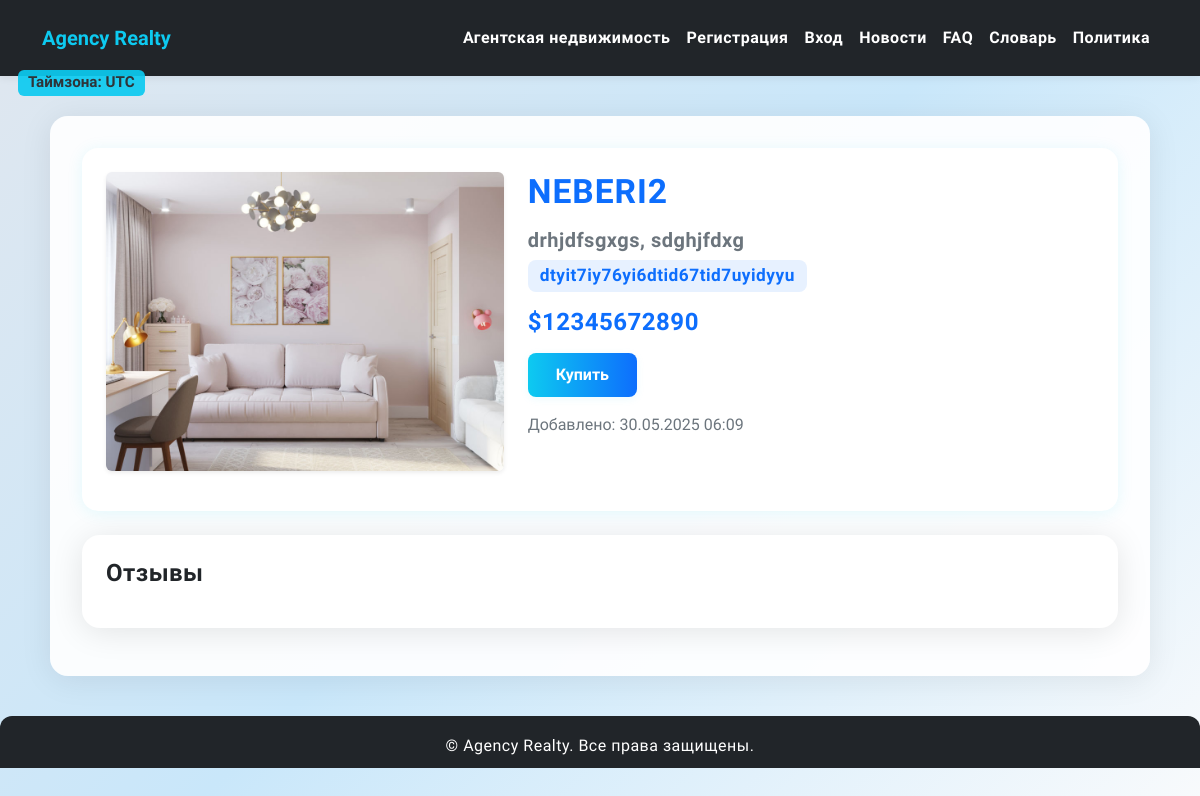
Page /realty/esf2r34twerf2/ on the earlier database version.
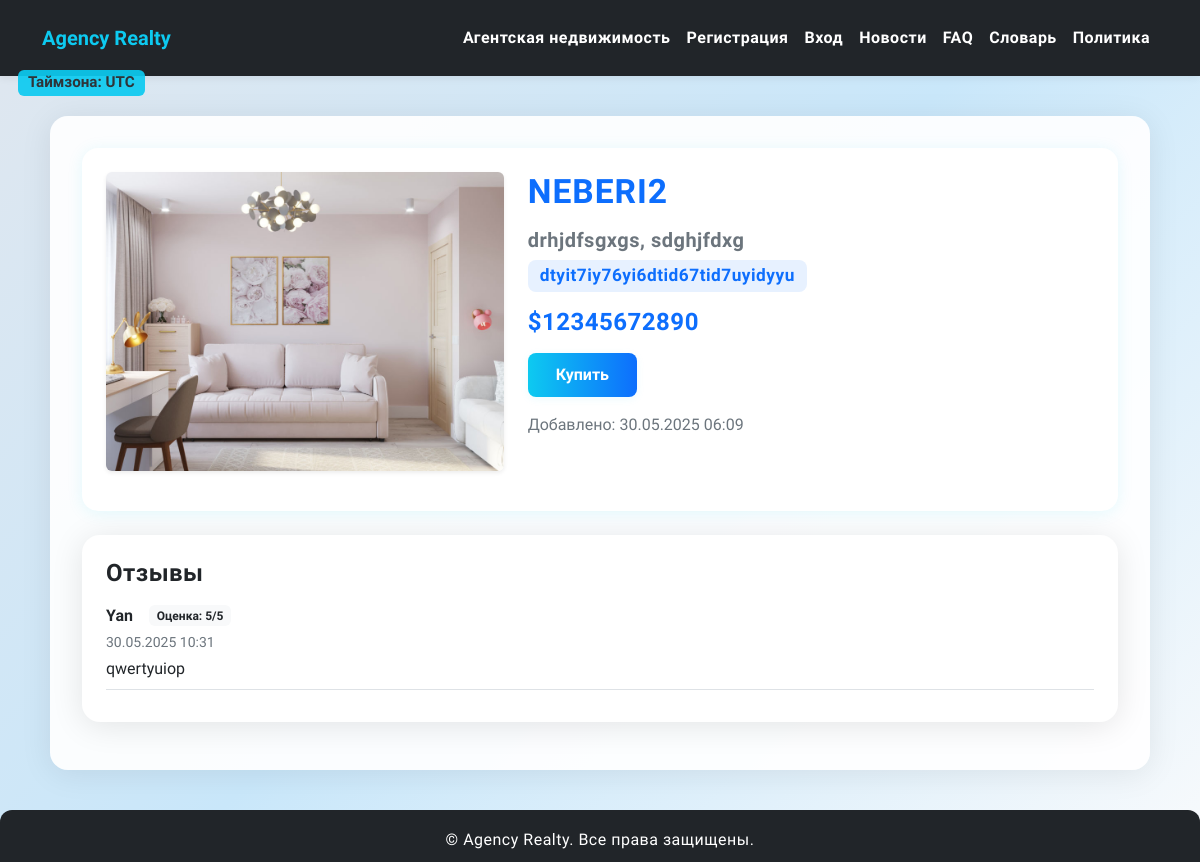
Same page on the later database version.
### agency/models.py (models this page shows, shortened)
class Review(models.Model):
    user = models.ForeignKey(User, on_delete=models.CASCADE)
    realty = models.ForeignKey(Realty, on_delete=models.CASCADE, related_name='comments')
    text = models.TextField()
    rating = models.IntegerField(default=5, validators=[MinValueValidator(1), MaxValueValidator(5)])
    created_at = models.DateTimeField(auto_now_add=True)

class User(AbstractUser):
    date = models.DateField(null=True)
    phone_regex = RegexValidator(regex=r'^\+375\)?\((29|33|25)\)\d{7}$',
                                 message="Phone number must be entered in the format: '+375(29)XXXXXX'")
    phone_number = models.CharField(validators=[phone_regex], max_length=15, blank=True)
    photo = models.ImageField(upload_to='avatars', default='avatars/default_avatar.png')

### agency/views.py (the view)
# urls.py: path('realty/<slug:realty_slug>/', views.RealtyDetailView.as_view(), name='realty'),
class RealtyDetailView(View):
    def get(self, request, realty_slug: str):
        realty = get_object_or_404(Realty, slug=realty_slug)
        return TemplateResponse(request, 'agency/realty.html', {'realty': realty})

### agency/templatetags/agency_tags.py (called while the page is built)
@register.simple_tag(name='is_employee')
def is_employee(user):
    return user in get_all_employees()

### agency/utils.py (called while the page is built, shortened)
def get_ip_adress(request):
    if settings.DEBUG:
        try:
            response = requests.get('https://api.ipify.org/?format=json', timeout=2)
            response.raise_for_status()
            my_ip = response.json().get('ip', None)
            return my_ip
        except Exception:
            return '127.0.0.1'

def get_info_user_by_ip(ip):
    try:
        response = requests.get(f'https://ipinfo.io/{ip}/geo', timeout=2)
        response.raise_for_status()
        return response.json()
    except Exception:
        return {}

def get_all_employees():
    employee_group = Group.objects.filter(name='Employee').first()
    if not employee_group:
        return User.objects.none()
    return User.objects.filter(groups=employee_group)

### agency/templates/agency/realty.html (shortened to what this page needs)
{% extends 'agency/base.html' %}
{% load static %}
{% load tz %}
{% load agency_tags %}
{% block content %}
{% is_employee request.user as is_emp%}
    <div class="realty-card mb-4 p-4">
      <div class="row">
        <div class="col-md-5">
          <img src="{{ realty.photo.url }}" class="img-fluid rounded shadow-sm mb-3" alt="{{ realty.name }}" style="max-height:340px; object-fit:cover;">
        </div>
        <div class="col-md-7">
          <h2 class="section-title mb-3">{{ realty.name }}</h2>
          <h5 class="text-muted mb-2">{{ realty.address.city }}, {{ realty.address.state }}</h5>
          <div class="mb-2"><span class="category-label">{{ realty.cat.name }}</span></div>
          <h4 class="fw-bold text-primary mb-3">${{ realty.price }}</h4>
          <div class="mb-3">
            {% if not request.user.is_superuser %}
              <a href="{% url 'buy_realty' realty.slug %}" class="btn btn-main me-2">Купить</a>
            {% endif %}
          </div>
          <div class="mt-3">
            <span class="text-secondary">Добавлено: {{ realty.created_at|date:'d.m.Y H:i' }}</span>
          </div>
        </div>
      </div>
    </div>
<div class="card-custom p-4 mb-4">
  <h4 class="mb-3">Отзывы</h4>
  {% if realty.comments.all %}
    {% for review in realty.comments.all %}
      <div class="border-bottom pb-2 mb-2">
        <div class="d-flex align-items-center mb-1">
          <span class="fw-bold me-2">{{ review.user.username }}</span>
          <span class="badge bg-light text-dark ms-2">Оценка: {{ review.rating }}/5</span>
        </div>
        <div class="text-muted small mb-1">{{ review.created_at|date:'d.m.Y H:i' }}</div>
        <div>{{ review.text }}</div>
      </div>
    {% endfor %}
  {% endif %}
</div>
{% endblock %}

Differences in the rows shown:
added Review: user.username "Yan", rating "5", created_at "30.05.2025 10:31", text "qwertyuiop"
